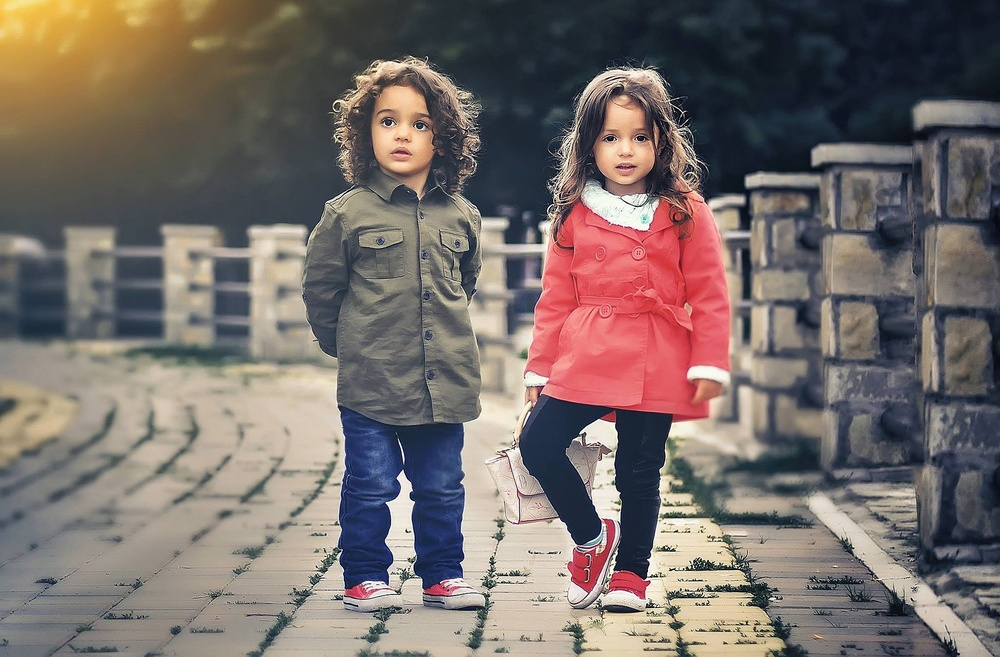
#> input picture face/child.jpg, 1000 x 657 px, shrunk from 1920 x 1261 before the run
$ python color_hist.py
#> lines starting #> are read from the running program, lines starting #| are printed output that depends on the picture
# 1 导入库
import cv2
import matplotlib.pyplot as plt
import numpy as np


# 2 方法：显示图片
def show_image(image, title, pos):
    plt.subplot(3, 2, pos)
    plt.title(title)
    image_RGB = image[:, :, ::-1]  # BGR to RGB
    plt.imshow(image_RGB)
    plt.axis("off")


# 3 方法：显示彩色直方图 b, g, r
def show_histogram(hist, title, pos, color):
    plt.subplot(3, 2, pos)
    plt.title(title)
    plt.xlim([0, 256])
    for h, c in zip(hist, color):  # color: ('b', 'g', 'r')
        plt.plot(h, color=c)


# 4 方法：计算直方图
def calc_color_hist(image):
    # b, g, r
    hist = []
    hist.append(cv2.calcHist([image], [0], mask=None, histSize=[256], ranges=[0, 256]))
    hist.append(cv2.calcHist([image], [1], mask=None, histSize=[256], ranges=[0, 256]))
    hist.append(cv2.calcHist([image], [2], mask=None, histSize=[256], ranges=[0, 256]))
    return hist


# 5 主函数
def main():
    # 5.1 创建画布
    plt.figure(figsize=(12, 8))
    plt.suptitle("Color Histogram", fontsize=4, fontweight="bold")

    # 5.2 读取原图片
    img = cv2.imread("face/child.jpg")
#> img is the input picture: shape (657, 1000, 3); mean B, G, R 105.5, 109.3, 119.7

    # 5.3 计算直方图
    img_hist = calc_color_hist(img)
#> img_hist = 3 items

    # 5.4 显示图片和直方图
    show_image(img, "RGB Image", 1)
    show_histogram(img_hist, "RGB Image Hist", 2, ('b', 'g', 'r'))
#> the loop in show_histogram, `for h, c in zip(hist, color):  # color: ('b', 'g', 'r')` made 3 passes
#> c on passes 1 to 3: 'b', 'g', 'r'

    # 5.5 原始图片中的每个像素增加50个像素值
    M = np.ones(img.shape, dtype="uint8") * 50

    added_image = cv2.add(img, M)  # 像素一一对应相加
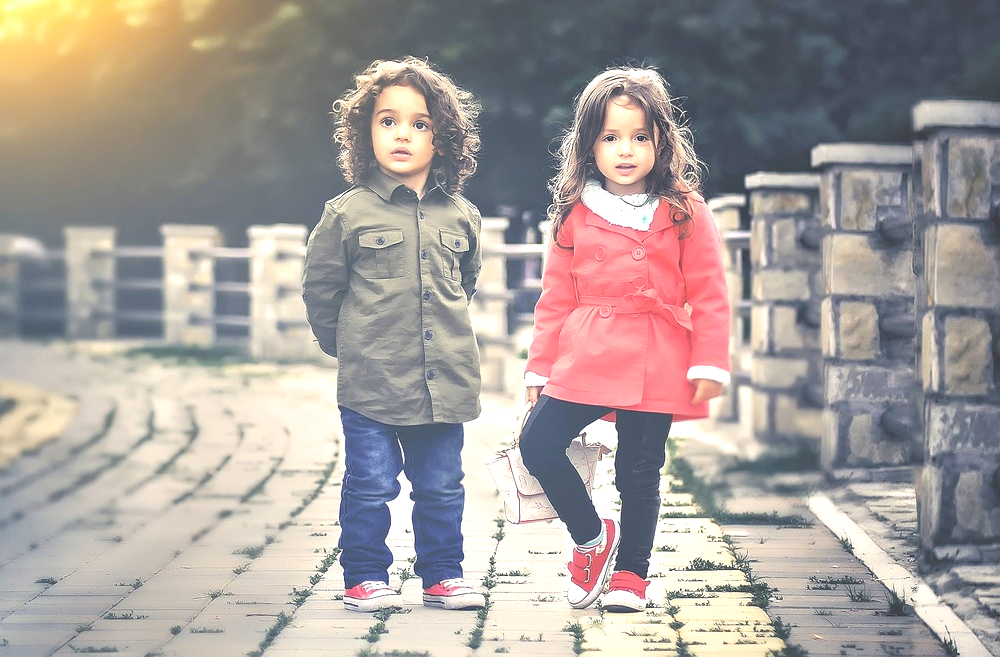
#> added_image: shape (657, 1000, 3); mean B, G, R 155.1, 158.4, 166.4
    added_image_hist = calc_color_hist(added_image)
#> added_image_hist = 3 items
    show_image(added_image, 'added image', 3)
    show_histogram(added_image_hist, 'added image hist', 4, ('b', 'g', 'r'))
#> the loop in show_histogram (call 2), `for h, c in zip(hist, color):  # color: ('b', 'g', 'r')` made 3 passes

    # 5.6 原始图片中的每个像素减去50个像素值
    subtracted_image = cv2.subtract(img, M)
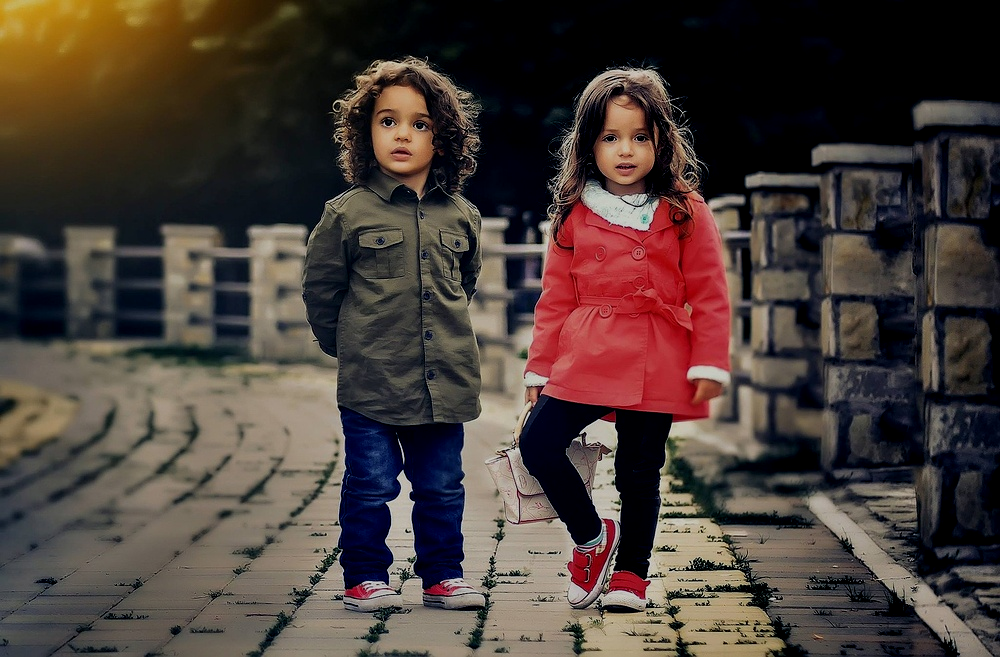
#> subtracted_image: shape (657, 1000, 3); mean B, G, R 56.5, 61.9, 74.2
    subtracted_image_hist = calc_color_hist(subtracted_image)
#> subtracted_image_hist = 3 items
    show_image(subtracted_image, 'subtracted image', 5)
    show_histogram(subtracted_image_hist, 'subtracted image hist', 6, ('b', 'g', 'r'))

    plt.show()
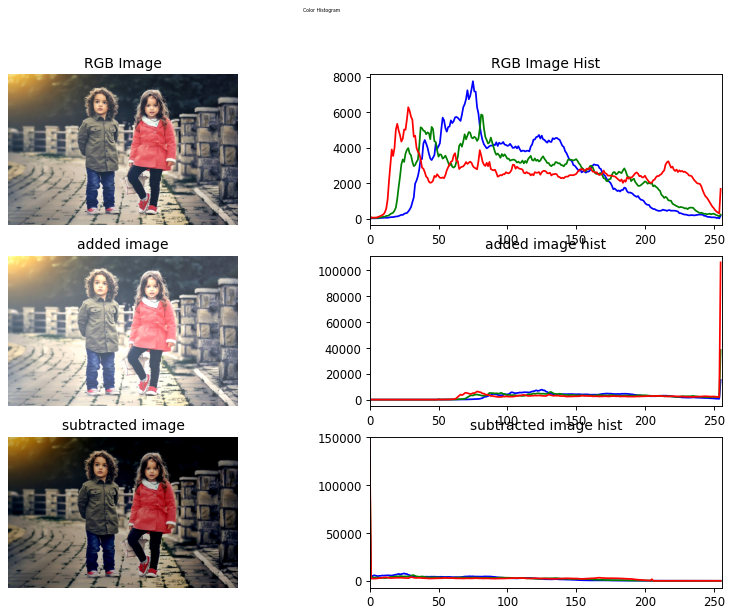
#> figure drawn by matplotlib, 6 panels; panel 2: curve peaks at x = 75, y = 7753; panel 2: curve peaks at x = 81, y = 5876; panel 2: curve peaks at x = 28, y = 6286; panel 4: curve peaks at x = 255, y = 15178


if __name__ == '__main__':
    main()
